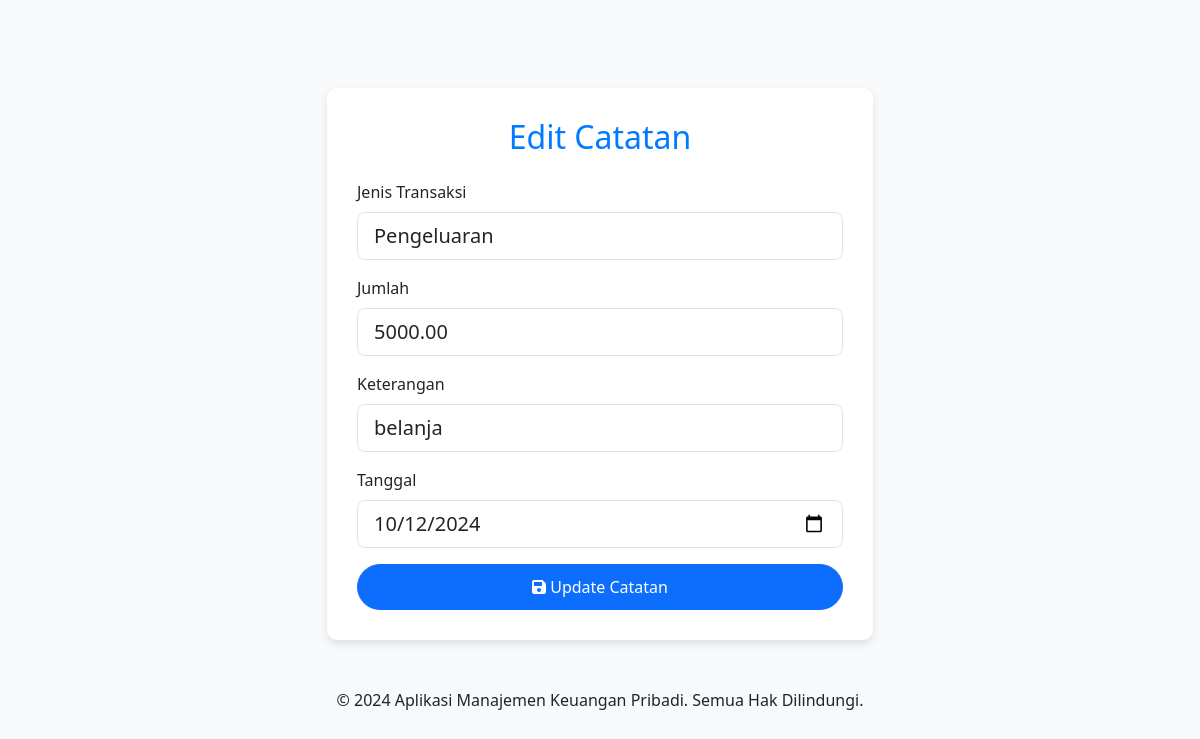
The app's page /ubah_catatan.php?id=5 with its own data.
### tables this page shows
CREATE TABLE `transaksi` (
  `id` int(11) NOT NULL,
  `jenis` enum('Pemasukan','Pengeluaran') NOT NULL,
  `jumlah` decimal(15,2) NOT NULL,
  `keterangan` varchar(255) NOT NULL,
  `tanggal` date NOT NULL
);

### ubah_catatan.php (the view, shortened to what this page needs)
<?php
include 'config/db.php';
$id = $_GET['id'];
$result = $mysqli->query("SELECT * FROM transaksi WHERE id=$id");
$row = $result->fetch_assoc();
?>
<!DOCTYPE html>
<html lang="en">
<head>
  <link href="https://cdn.jsdelivr.net/npm/bootstrap@5.3.3/dist/css/bootstrap.min.css" rel="stylesheet">
  <link rel="stylesheet" href="https://cdnjs.cloudflare.com/ajax/libs/font-awesome/6.0.0/css/all.min.css">
</head>
<body>
  <div class="container mt-5">
    <div class="row justify-content-center">
      <div class="col-md-6">
        <div class="form-container">
          <h2 class="text-center mb-4">Edit Catatan</h2>
          <form action="process_catatan.php" method="POST">
            <div class="mb-3">
              <label for="jenis" class="form-label">Jenis Transaksi</label>
              <select name="jenis" class="form-control form-control-lg" required>
                <option value="Pengeluaran" <?= $row['jenis'] == 'Pengeluaran' ? 'selected' : ''; ?>>Pengeluaran</option>
              </select>
            </div>
            <div class="mb-3">
              <label for="jumlah" class="form-label">Jumlah</label>
              <input type="number" name="jumlah" class="form-control form-control-lg" value="<?= $row['jumlah']; ?>" required>
            </div>
            <div class="mb-3">
              <label for="keterangan" class="form-label">Keterangan</label>
              <input type="text" name="keterangan" class="form-control form-control-lg" value="<?= $row['keterangan']; ?>" required>
            </div>
            <div class="mb-3">
              <label for="tanggal" class="form-label">Tanggal</label>
              <input type="date" name="tanggal" class="form-control form-control-lg" value="<?= $row['tanggal']; ?>" required>
            </div>
            <button type="submit" name="update" class="btn btn-primary btn-lg w-100">
              <i class="fas fa-save"></i> Update Catatan
            </button>
          </form>
        </div>
      </div>
    </div>
  </div>
  <footer class="footer text-center mt-5">
    <p>&copy; <?= date('Y'); ?> Aplikasi Manajemen Keuangan Pribadi. Semua Hak Dilindungi.</p>
  </footer>
</body>
</html>

### ubah_catatan.php (style rules this page uses)
body { background-color: #f8f9fa; }
.form-container { background-color: white; border-radius: 10px; box-shadow: 0 4px 8px rgba(0, 0, 0, 0.1); padding: 30px; margin-top: 40px; }
h2 { color: #007bff; }
.btn-primary { border-radius: 50px; padding: 10px 20px; font-size: 1rem; }

### records on screen
transaksi: jenis "Pengeluaran", jumlah "5000.00", keterangan "belanja", tanggal "10/12/2024"
